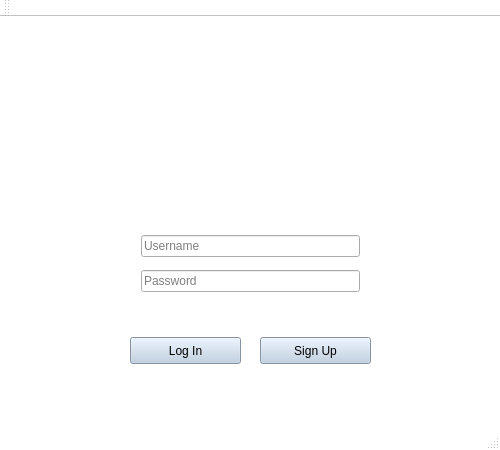
<?xml version="1.0" encoding="UTF-8"?>
<ui version="4.0">
 <class>MainWindow</class>
 <widget class="QMainWindow" name="MainWindow">
  <property name="geometry">
   <rect>
    <x>0</x>
    <y>0</y>
    <width>500</width>
    <height>450</height>
   </rect>
  </property>
  <property name="palette">
   <palette>
    <active>
     <colorrole role="WindowText">
      <brush brushstyle="SolidPattern">
       <color alpha="255">
        <red>0</red>
        <green>0</green>
        <blue>0</blue>
       </color>
      </brush>
     </colorrole>
     <colorrole role="Button">
      <brush brushstyle="SolidPattern">
       <color alpha="255">
        <red>255</red>
        <green>255</green>
        <blue>255</blue>
       </color>
      </brush>
     </colorrole>
     <colorrole role="Light">
      <brush brushstyle="SolidPattern">
       <color alpha="255">
        <red>255</red>
        <green>255</green>
        <blue>255</blue>
       </color>
      </brush>
     </colorrole>
     <colorrole role="Midlight">
      <brush brushstyle="SolidPattern">
       <color alpha="255">
        <red>255</red>
        <green>255</green>
        <blue>255</blue>
       </color>
      </brush>
     </colorrole>
     <colorrole role="Dark">
      <brush brushstyle="SolidPattern">
       <color alpha="255">
        <red>127</red>
        <green>127</green>
        <blue>127</blue>
       </color>
      </brush>
     </colorrole>
     <colorrole role="Mid">
      <brush brushstyle="SolidPattern">
       <color alpha="255">
        <red>170</red>
        <green>170</green>
        <blue>170</blue>
       </color>
      </brush>
     </colorrole>
     <colorrole role="Text">
      <brush brushstyle="SolidPattern">
       <color alpha="255">
        <red>0</red>
        <green>0</green>
        <blue>0</blue>
       </color>
      </brush>
     </colorrole>
     <colorrole role="BrightText">
      <brush brushstyle="SolidPattern">
       <color alpha="255">
        <red>255</red>
        <green>255</green>
        <blue>255</blue>
       </color>
      </brush>
     </colorrole>
     <colorrole role="ButtonText">
      <brush brushstyle="SolidPattern">
       <color alpha="255">
        <red>0</red>
        <green>0</green>
        <blue>0</blue>
       </color>
      </brush>
     </colorrole>
     <colorrole role="Base">
      <brush brushstyle="SolidPattern">
       <color alpha="255">
        <red>255</red>
        <green>255</green>
        <blue>255</blue>
       </color>
      </brush>
     </colorrole>
     <colorrole role="Window">
      <brush brushstyle="SolidPattern">
       <color alpha="255">
        <red>255</red>
        <green>255</green>
        <blue>255</blue>
       </color>
      </brush>
     </colorrole>
     <colorrole role="Shadow">
      <brush brushstyle="SolidPattern">
       <color alpha="255">
        <red>0</red>
        <green>0</green>
        <blue>0</blue>
       </color>
      </brush>
     </colorrole>
     <colorrole role="AlternateBase">
      <brush brushstyle="SolidPattern">
       <color alpha="255">
        <red>255</red>
        <green>255</green>
        <blue>255</blue>
       </color>
      </brush>
     </colorrole>
     <colorrole role="ToolTipBase">
      <brush brushstyle="SolidPattern">
       <color alpha="255">
        <red>255</red>
        <green>255</green>
        <blue>220</blue>
       </color>
      </brush>
     </colorrole>
     <colorrole role="ToolTipText">
      <brush brushstyle="SolidPattern">
       <color alpha="255">
        <red>0</red>
        <green>0</green>
        <blue>0</blue>
       </color>
      </brush>
     </colorrole>
    </active>
    <inactive>
     <colorrole role="WindowText">
      <brush brushstyle="SolidPattern">
       <color alpha="255">
        <red>0</red>
        <green>0</green>
        <blue>0</blue>
       </color>
      </brush>
     </colorrole>
     <colorrole role="Button">
      <brush brushstyle="SolidPattern">
       <color alpha="255">
        <red>255</red>
        <green>255</green>
        <blue>255</blue>
       </color>
      </brush>
     </colorrole>
     <colorrole role="Light">
      <brush brushstyle="SolidPattern">
       <color alpha="255">
        <red>255</red>
        <green>255</green>
        <blue>255</blue>
       </color>
      </brush>
     </colorrole>
     <colorrole role="Midlight">
      <brush brushstyle="SolidPattern">
       <color alpha="255">
        <red>255</red>
        <green>255</green>
        <blue>255</blue>
       </color>
      </brush>
     </colorrole>
     <colorrole role="Dark">
      <brush brushstyle="SolidPattern">
       <color alpha="255">
        <red>127</red>
        <green>127</green>
        <blue>127</blue>
       </color>
      </brush>
     </colorrole>
     <colorrole role="Mid">
      <brush brushstyle="SolidPattern">
       <color alpha="255">
        <red>170</red>
        <green>170</green>
        <blue>170</blue>
       </color>
      </brush>
     </colorrole>
     <colorrole role="Text">
      <brush brushstyle="SolidPattern">
       <color alpha="255">
        <red>0</red>
        <green>0</green>
        <blue>0</blue>
       </color>
      </brush>
     </colorrole>
     <colorrole role="BrightText">
      <brush brushstyle="SolidPattern">
       <color alpha="255">
        <red>255</red>
        <green>255</green>
        <blue>255</blue>
       </color>
      </brush>
     </colorrole>
     <colorrole role="ButtonText">
      <brush brushstyle="SolidPattern">
       <color alpha="255">
        <red>0</red>
        <green>0</green>
        <blue>0</blue>
       </color>
      </brush>
     </colorrole>
     <colorrole role="Base">
      <brush brushstyle="SolidPattern">
       <color alpha="255">
        <red>255</red>
        <green>255</green>
        <blue>255</blue>
       </color>
      </brush>
     </colorrole>
     <colorrole role="Window">
      <brush brushstyle="SolidPattern">
       <color alpha="255">
        <red>255</red>
        <green>255</green>
        <blue>255</blue>
       </color>
      </brush>
     </colorrole>
     <colorrole role="Shadow">
      <brush brushstyle="SolidPattern">
       <color alpha="255">
        <red>0</red>
        <green>0</green>
        <blue>0</blue>
       </color>
      </brush>
     </colorrole>
     <colorrole role="AlternateBase">
      <brush brushstyle="SolidPattern">
       <color alpha="255">
        <red>255</red>
        <green>255</green>
        <blue>255</blue>
       </color>
      </brush>
     </colorrole>
     <colorrole role="ToolTipBase">
      <brush brushstyle="SolidPattern">
       <color alpha="255">
        <red>255</red>
        <green>255</green>
        <blue>220</blue>
       </color>
      </brush>
     </colorrole>
     <colorrole role="ToolTipText">
      <brush brushstyle="SolidPattern">
       <color alpha="255">
        <red>0</red>
        <green>0</green>
        <blue>0</blue>
       </color>
      </brush>
     </colorrole>
    </inactive>
    <disabled>
     <colorrole role="WindowText">
      <brush brushstyle="SolidPattern">
       <color alpha="255">
        <red>127</red>
        <green>127</green>
        <blue>127</blue>
       </color>
      </brush>
     </colorrole>
     <colorrole role="Button">
      <brush brushstyle="SolidPattern">
       <color alpha="255">
        <red>255</red>
        <green>255</green>
        <blue>255</blue>
       </color>
      </brush>
     </colorrole>
     <colorrole role="Light">
      <brush brushstyle="SolidPattern">
       <color alpha="255">
        <red>255</red>
        <green>255</green>
        <blue>255</blue>
       </color>
      </brush>
     </colorrole>
     <colorrole role="Midlight">
      <brush brushstyle="SolidPattern">
       <color alpha="255">
        <red>255</red>
        <green>255</green>
        <blue>255</blue>
       </color>
      </brush>
     </colorrole>
     <colorrole role="Dark">
      <brush brushstyle="SolidPattern">
       <color alpha="255">
        <red>127</red>
        <green>127</green>
        <blue>127</blue>
       </color>
      </brush>
     </colorrole>
     <colorrole role="Mid">
      <brush brushstyle="SolidPattern">
       <color alpha="255">
        <red>170</red>
        <green>170</green>
        <blue>170</blue>
       </color>
      </brush>
     </colorrole>
     <colorrole role="Text">
      <brush brushstyle="SolidPattern">
       <color alpha="255">
        <red>127</red>
        <green>127</green>
        <blue>127</blue>
       </color>
      </brush>
     </colorrole>
     <colorrole role="BrightText">
      <brush brushstyle="SolidPattern">
       <color alpha="255">
        <red>255</red>
        <green>255</green>
        <blue>255</blue>
       </color>
      </brush>
     </colorrole>
     <colorrole role="ButtonText">
      <brush brushstyle="SolidPattern">
       <color alpha="255">
        <red>127</red>
        <green>127</green>
        <blue>127</blue>
       </color>
      </brush>
     </colorrole>
     <colorrole role="Base">
      <brush brushstyle="SolidPattern">
       <color alpha="255">
        <red>255</red>
        <green>255</green>
        <blue>255</blue>
       </color>
      </brush>
     </colorrole>
     <colorrole role="Window">
      <brush brushstyle="SolidPattern">
       <color alpha="255">
        <red>255</red>
        <green>255</green>
        <blue>255</blue>
       </color>
      </brush>
     </colorrole>
     <colorrole role="Shadow">
      <brush brushstyle="SolidPattern">
       <color alpha="255">
        <red>0</red>
        <green>0</green>
        <blue>0</blue>
       </color>
      </brush>
     </colorrole>
     <colorrole role="AlternateBase">
      <brush brushstyle="SolidPattern">
       <color alpha="255">
        <red>255</red>
        <green>255</green>
        <blue>255</blue>
       </color>
      </brush>
     </colorrole>
     <colorrole role="ToolTipBase">
      <brush brushstyle="SolidPattern">
       <color alpha="255">
        <red>255</red>
        <green>255</green>
        <blue>220</blue>
       </color>
      </brush>
     </colorrole>
     <colorrole role="ToolTipText">
      <brush brushstyle="SolidPattern">
       <color alpha="255">
        <red>0</red>
        <green>0</green>
        <blue>0</blue>
       </color>
      </brush>
     </colorrole>
    </disabled>
   </palette>
  </property>
  <property name="windowTitle">
   <string>Login</string>
  </property>
  <widget class="QWidget" name="centralWidget">
   <widget class="QLabel" name="pictureLogo">
    <property name="geometry">
     <rect>
      <x>60</x>
      <y>90</y>
      <width>373</width>
      <height>63</height>
     </rect>
    </property>
    <property name="lineWidth">
     <number>0</number>
    </property>
    <property name="text">
     <string/>
    </property>
    <property name="alignment">
     <set>Qt::AlignCenter</set>
    </property>
   </widget>
   <widget class="QWidget" name="layoutWidget">
    <property name="geometry">
     <rect>
      <x>0</x>
      <y>0</y>
      <width>2</width>
      <height>2</height>
     </rect>
    </property>
    <layout class="QHBoxLayout" name="horizontalLayout"/>
   </widget>
   <widget class="QWidget" name="layoutWidget">
    <property name="geometry">
     <rect>
      <x>130</x>
      <y>200</y>
      <width>241</width>
      <height>95</height>
     </rect>
    </property>
    <layout class="QVBoxLayout" name="LayoutLogin">
     <item>
      <widget class="QLineEdit" name="lineEditUser">
       <property name="styleSheet">
        <string notr="true">selection-background-color: rgb(56, 151, 255);
</string>
       </property>
       <property name="placeholderText">
        <string>Username</string>
       </property>
      </widget>
     </item>
     <item>
      <widget class="QLineEdit" name="lineEditPassword">
       <property name="styleSheet">
        <string notr="true">selection-background-color: rgb(56, 151, 255);</string>
       </property>
       <property name="inputMask">
        <string/>
       </property>
       <property name="echoMode">
        <enum>QLineEdit::Password</enum>
       </property>
       <property name="placeholderText">
        <string>Password</string>
       </property>
      </widget>
     </item>
    </layout>
   </widget>
   <widget class="QPushButton" name="buttonLogin">
    <property name="geometry">
     <rect>
      <x>130</x>
      <y>320</y>
      <width>111</width>
      <height>27</height>
     </rect>
    </property>
    <property name="palette">
     <palette>
      <active>
       <colorrole role="WindowText">
        <brush brushstyle="SolidPattern">
         <color alpha="255">
          <red>0</red>
          <green>0</green>
          <blue>0</blue>
         </color>
        </brush>
       </colorrole>
       <colorrole role="Button">
        <brush brushstyle="SolidPattern">
         <color alpha="255">
          <red>187</red>
          <green>205</green>
          <blue>225</blue>
         </color>
        </brush>
       </colorrole>
       <colorrole role="Light">
        <brush brushstyle="SolidPattern">
         <color alpha="255">
          <red>255</red>
          <green>255</green>
          <blue>255</blue>
         </color>
        </brush>
       </colorrole>
       <colorrole role="Midlight">
        <brush brushstyle="SolidPattern">
         <color alpha="255">
          <red>255</red>
          <green>255</green>
          <blue>255</blue>
         </color>
        </brush>
       </colorrole>
       <colorrole role="Dark">
        <brush brushstyle="SolidPattern">
         <color alpha="255">
          <red>127</red>
          <green>127</green>
          <blue>127</blue>
         </color>
        </brush>
       </colorrole>
       <colorrole role="Mid">
        <brush brushstyle="SolidPattern">
         <color alpha="255">
          <red>170</red>
          <green>170</green>
          <blue>170</blue>
         </color>
        </brush>
       </colorrole>
       <colorrole role="Text">
        <brush brushstyle="SolidPattern">
         <color alpha="255">
          <red>0</red>
          <green>0</green>
          <blue>0</blue>
         </color>
        </brush>
       </colorrole>
       <colorrole role="BrightText">
        <brush brushstyle="SolidPattern">
         <color alpha="255">
          <red>255</red>
          <green>255</green>
          <blue>255</blue>
         </color>
        </brush>
       </colorrole>
       <colorrole role="ButtonText">
        <brush brushstyle="SolidPattern">
         <color alpha="255">
          <red>0</red>
          <green>0</green>
          <blue>0</blue>
         </color>
        </brush>
       </colorrole>
       <colorrole role="Base">
        <brush brushstyle="SolidPattern">
         <color alpha="255">
          <red>187</red>
          <green>205</green>
          <blue>225</blue>
         </color>
        </brush>
       </colorrole>
       <colorrole role="Window">
        <brush brushstyle="SolidPattern">
         <color alpha="255">
          <red>187</red>
          <green>205</green>
          <blue>225</blue>
         </color>
        </brush>
       </colorrole>
       <colorrole role="Shadow">
        <brush brushstyle="SolidPattern">
         <color alpha="255">
          <red>0</red>
          <green>0</green>
          <blue>0</blue>
         </color>
        </brush>
       </colorrole>
       <colorrole role="AlternateBase">
        <brush brushstyle="SolidPattern">
         <color alpha="255">
          <red>255</red>
          <green>255</green>
          <blue>255</blue>
         </color>
        </brush>
       </colorrole>
       <colorrole role="ToolTipBase">
        <brush brushstyle="SolidPattern">
         <color alpha="255">
          <red>255</red>
          <green>255</green>
          <blue>220</blue>
         </color>
        </brush>
       </colorrole>
       <colorrole role="ToolTipText">
        <brush brushstyle="SolidPattern">
         <color alpha="255">
          <red>0</red>
          <green>0</green>
          <blue>0</blue>
         </color>
        </brush>
       </colorrole>
      </active>
      <inactive>
       <colorrole role="WindowText">
        <brush brushstyle="SolidPattern">
         <color alpha="255">
          <red>0</red>
          <green>0</green>
          <blue>0</blue>
         </color>
        </brush>
       </colorrole>
       <colorrole role="Button">
        <brush brushstyle="SolidPattern">
         <color alpha="255">
          <red>187</red>
          <green>205</green>
          <blue>225</blue>
         </color>
        </brush>
       </colorrole>
       <colorrole role="Light">
        <brush brushstyle="SolidPattern">
         <color alpha="255">
          <red>255</red>
          <green>255</green>
          <blue>255</blue>
         </color>
        </brush>
       </colorrole>
       <colorrole role="Midlight">
        <brush brushstyle="SolidPattern">
         <color alpha="255">
          <red>255</red>
          <green>255</green>
          <blue>255</blue>
         </color>
        </brush>
       </colorrole>
       <colorrole role="Dark">
        <brush brushstyle="SolidPattern">
         <color alpha="255">
          <red>127</red>
          <green>127</green>
          <blue>127</blue>
         </color>
        </brush>
       </colorrole>
       <colorrole role="Mid">
        <brush brushstyle="SolidPattern">
         <color alpha="255">
          <red>170</red>
          <green>170</green>
          <blue>170</blue>
         </color>
        </brush>
       </colorrole>
       <colorrole role="Text">
        <brush brushstyle="SolidPattern">
         <color alpha="255">
          <red>0</red>
          <green>0</green>
          <blue>0</blue>
         </color>
        </brush>
       </colorrole>
       <colorrole role="BrightText">
        <brush brushstyle="SolidPattern">
         <color alpha="255">
          <red>255</red>
          <green>255</green>
          <blue>255</blue>
         </color>
        </brush>
       </colorrole>
       <colorrole role="ButtonText">
        <brush brushstyle="SolidPattern">
         <color alpha="255">
          <red>0</red>
          <green>0</green>
          <blue>0</blue>
         </color>
        </brush>
       </colorrole>
       <colorrole role="Base">
        <brush brushstyle="SolidPattern">
         <color alpha="255">
          <red>187</red>
          <green>205</green>
          <blue>225</blue>
         </color>
        </brush>
       </colorrole>
       <colorrole role="Window">
        <brush brushstyle="SolidPattern">
         <color alpha="255">
          <red>187</red>
          <green>205</green>
          <blue>225</blue>
         </color>
        </brush>
       </colorrole>
       <colorrole role="Shadow">
        <brush brushstyle="SolidPattern">
         <color alpha="255">
          <red>0</red>
          <green>0</green>
          <blue>0</blue>
         </color>
        </brush>
       </colorrole>
       <colorrole role="AlternateBase">
        <brush brushstyle="SolidPattern">
         <color alpha="255">
          <red>255</red>
          <green>255</green>
          <blue>255</blue>
         </color>
        </brush>
       </colorrole>
       <colorrole role="ToolTipBase">
        <brush brushstyle="SolidPattern">
         <color alpha="255">
          <red>255</red>
          <green>255</green>
          <blue>220</blue>
         </color>
        </brush>
       </colorrole>
       <colorrole role="ToolTipText">
        <brush brushstyle="SolidPattern">
         <color alpha="255">
          <red>0</red>
          <green>0</green>
          <blue>0</blue>
         </color>
        </brush>
       </colorrole>
      </inactive>
      <disabled>
       <colorrole role="WindowText">
        <brush brushstyle="SolidPattern">
         <color alpha="255">
          <red>127</red>
          <green>127</green>
          <blue>127</blue>
         </color>
        </brush>
       </colorrole>
       <colorrole role="Button">
        <brush brushstyle="SolidPattern">
         <color alpha="255">
          <red>187</red>
          <green>205</green>
          <blue>225</blue>
         </color>
        </brush>
       </colorrole>
       <colorrole role="Light">
        <brush brushstyle="SolidPattern">
         <color alpha="255">
          <red>255</red>
          <green>255</green>
          <blue>255</blue>
         </color>
        </brush>
       </colorrole>
       <colorrole role="Midlight">
        <brush brushstyle="SolidPattern">
         <color alpha="255">
          <red>255</red>
          <green>255</green>
          <blue>255</blue>
         </color>
        </brush>
       </colorrole>
       <colorrole role="Dark">
        <brush brushstyle="SolidPattern">
         <color alpha="255">
          <red>127</red>
          <green>127</green>
          <blue>127</blue>
         </color>
        </brush>
       </colorrole>
       <colorrole role="Mid">
        <brush brushstyle="SolidPattern">
         <color alpha="255">
          <red>170</red>
          <green>170</green>
          <blue>170</blue>
         </color>
        </brush>
       </colorrole>
       <colorrole role="Text">
        <brush brushstyle="SolidPattern">
         <color alpha="255">
          <red>127</red>
          <green>127</green>
          <blue>127</blue>
         </color>
        </brush>
       </colorrole>
       <colorrole role="BrightText">
        <brush brushstyle="SolidPattern">
         <color alpha="255">
          <red>255</red>
          <green>255</green>
          <blue>255</blue>
         </color>
        </brush>
       </colorrole>
       <colorrole role="ButtonText">
        <brush brushstyle="SolidPattern">
         <color alpha="255">
          <red>127</red>
          <green>127</green>
          <blue>127</blue>
         </color>
        </brush>
       </colorrole>
       <colorrole role="Base">
        <brush brushstyle="SolidPattern">
         <color alpha="255">
          <red>187</red>
          <green>205</green>
          <blue>225</blue>
         </color>
        </brush>
       </colorrole>
       <colorrole role="Window">
        <brush brushstyle="SolidPattern">
         <color alpha="255">
          <red>187</red>
          <green>205</green>
          <blue>225</blue>
         </color>
        </brush>
       </colorrole>
       <colorrole role="Shadow">
        <brush brushstyle="SolidPattern">
         <color alpha="255">
          <red>0</red>
          <green>0</green>
          <blue>0</blue>
         </color>
        </brush>
       </colorrole>
       <colorrole role="AlternateBase">
        <brush brushstyle="SolidPattern">
         <color alpha="255">
          <red>255</red>
          <green>255</green>
          <blue>255</blue>
         </color>
        </brush>
       </colorrole>
       <colorrole role="ToolTipBase">
        <brush brushstyle="SolidPattern">
         <color alpha="255">
          <red>255</red>
          <green>255</green>
          <blue>220</blue>
         </color>
        </brush>
       </colorrole>
       <colorrole role="ToolTipText">
        <brush brushstyle="SolidPattern">
         <color alpha="255">
          <red>0</red>
          <green>0</green>
          <blue>0</blue>
         </color>
        </brush>
       </colorrole>
      </disabled>
     </palette>
    </property>
    <property name="styleSheet">
     <string notr="true">background-color: rgb(187, 205, 225);</string>
    </property>
    <property name="text">
     <string>Log In</string>
    </property>
   </widget>
   <widget class="QPushButton" name="buttonSignUp">
    <property name="geometry">
     <rect>
      <x>260</x>
      <y>320</y>
      <width>111</width>
      <height>27</height>
     </rect>
    </property>
    <property name="palette">
     <palette>
      <active>
       <colorrole role="WindowText">
        <brush brushstyle="SolidPattern">
         <color alpha="255">
          <red>0</red>
          <green>0</green>
          <blue>0</blue>
         </color>
        </brush>
       </colorrole>
       <colorrole role="Button">
        <brush brushstyle="SolidPattern">
         <color alpha="255">
          <red>187</red>
          <green>205</green>
          <blue>225</blue>
         </color>
        </brush>
       </colorrole>
       <colorrole role="Light">
        <brush brushstyle="SolidPattern">
         <color alpha="255">
          <red>255</red>
          <green>255</green>
          <blue>255</blue>
         </color>
        </brush>
       </colorrole>
       <colorrole role="Midlight">
        <brush brushstyle="SolidPattern">
         <color alpha="255">
          <red>255</red>
          <green>255</green>
          <blue>255</blue>
         </color>
        </brush>
       </colorrole>
       <colorrole role="Dark">
        <brush brushstyle="SolidPattern">
         <color alpha="255">
          <red>127</red>
          <green>127</green>
          <blue>127</blue>
         </color>
        </brush>
       </colorrole>
       <colorrole role="Mid">
        <brush brushstyle="SolidPattern">
         <color alpha="255">
          <red>170</red>
          <green>170</green>
          <blue>170</blue>
         </color>
        </brush>
       </colorrole>
       <colorrole role="Text">
        <brush brushstyle="SolidPattern">
         <color alpha="255">
          <red>0</red>
          <green>0</green>
          <blue>0</blue>
         </color>
        </brush>
       </colorrole>
       <colorrole role="BrightText">
        <brush brushstyle="SolidPattern">
         <color alpha="255">
          <red>255</red>
          <green>255</green>
          <blue>255</blue>
         </color>
        </brush>
       </colorrole>
       <colorrole role="ButtonText">
        <brush brushstyle="SolidPattern">
         <color alpha="255">
          <red>0</red>
          <green>0</green>
          <blue>0</blue>
         </color>
        </brush>
       </colorrole>
       <colorrole role="Base">
        <brush brushstyle="SolidPattern">
         <color alpha="255">
          <red>187</red>
          <green>205</green>
          <blue>225</blue>
         </color>
        </brush>
       </colorrole>
       <colorrole role="Window">
        <brush brushstyle="SolidPattern">
         <color alpha="255">
          <red>187</red>
          <green>205</green>
          <blue>225</blue>
         </color>
        </brush>
       </colorrole>
       <colorrole role="Shadow">
        <brush brushstyle="SolidPattern">
         <color alpha="255">
          <red>0</red>
          <green>0</green>
          <blue>0</blue>
         </color>
        </brush>
       </colorrole>
       <colorrole role="AlternateBase">
        <brush brushstyle="SolidPattern">
         <color alpha="255">
          <red>255</red>
          <green>255</green>
          <blue>255</blue>
         </color>
        </brush>
       </colorrole>
       <colorrole role="ToolTipBase">
        <brush brushstyle="SolidPattern">
         <color alpha="255">
          <red>255</red>
          <green>255</green>
          <blue>220</blue>
         </color>
        </brush>
       </colorrole>
       <colorrole role="ToolTipText">
        <brush brushstyle="SolidPattern">
         <color alpha="255">
          <red>0</red>
          <green>0</green>
          <blue>0</blue>
         </color>
        </brush>
       </colorrole>
      </active>
      <inactive>
       <colorrole role="WindowText">
        <brush brushstyle="SolidPattern">
         <color alpha="255">
          <red>0</red>
          <green>0</green>
          <blue>0</blue>
         </color>
        </brush>
       </colorrole>
       <colorrole role="Button">
        <brush brushstyle="SolidPattern">
         <color alpha="255">
          <red>187</red>
          <green>205</green>
          <blue>225</blue>
         </color>
        </brush>
       </colorrole>
       <colorrole role="Light">
        <brush brushstyle="SolidPattern">
         <color alpha="255">
          <red>255</red>
          <green>255</green>
          <blue>255</blue>
         </color>
        </brush>
       </colorrole>
       <colorrole role="Midlight">
        <brush brushstyle="SolidPattern">
         <color alpha="255">
          <red>255</red>
          <green>255</green>
          <blue>255</blue>
         </color>
        </brush>
       </colorrole>
       <colorrole role="Dark">
        <brush brushstyle="SolidPattern">
         <color alpha="255">
          <red>127</red>
          <green>127</green>
          <blue>127</blue>
         </color>
        </brush>
       </colorrole>
       <colorrole role="Mid">
        <brush brushstyle="SolidPattern">
         <color alpha="255">
          <red>170</red>
          <green>170</green>
          <blue>170</blue>
         </color>
        </brush>
       </colorrole>
       <colorrole role="Text">
        <brush brushstyle="SolidPattern">
         <color alpha="255">
          <red>0</red>
          <green>0</green>
          <blue>0</blue>
         </color>
        </brush>
       </colorrole>
       <colorrole role="BrightText">
        <brush brushstyle="SolidPattern">
         <color alpha="255">
          <red>255</red>
          <green>255</green>
          <blue>255</blue>
         </color>
        </brush>
       </colorrole>
       <colorrole role="ButtonText">
        <brush brushstyle="SolidPattern">
         <color alpha="255">
          <red>0</red>
          <green>0</green>
          <blue>0</blue>
         </color>
        </brush>
       </colorrole>
       <colorrole role="Base">
        <brush brushstyle="SolidPattern">
         <color alpha="255">
          <red>187</red>
          <green>205</green>
          <blue>225</blue>
         </color>
        </brush>
       </colorrole>
       <colorrole role="Window">
        <brush brushstyle="SolidPattern">
         <color alpha="255">
          <red>187</red>
          <green>205</green>
          <blue>225</blue>
         </color>
        </brush>
       </colorrole>
       <colorrole role="Shadow">
        <brush brushstyle="SolidPattern">
         <color alpha="255">
          <red>0</red>
          <green>0</green>
          <blue>0</blue>
         </color>
        </brush>
       </colorrole>
       <colorrole role="AlternateBase">
        <brush brushstyle="SolidPattern">
         <color alpha="255">
          <red>255</red>
          <green>255</green>
          <blue>255</blue>
         </color>
        </brush>
       </colorrole>
       <colorrole role="ToolTipBase">
        <brush brushstyle="SolidPattern">
         <color alpha="255">
          <red>255</red>
          <green>255</green>
          <blue>220</blue>
         </color>
        </brush>
       </colorrole>
       <colorrole role="ToolTipText">
        <brush brushstyle="SolidPattern">
         <color alpha="255">
          <red>0</red>
          <green>0</green>
          <blue>0</blue>
         </color>
        </brush>
       </colorrole>
      </inactive>
      <disabled>
       <colorrole role="WindowText">
        <brush brushstyle="SolidPattern">
         <color alpha="255">
          <red>127</red>
          <green>127</green>
          <blue>127</blue>
         </color>
        </brush>
       </colorrole>
       <colorrole role="Button">
        <brush brushstyle="SolidPattern">
         <color alpha="255">
          <red>187</red>
          <green>205</green>
          <blue>225</blue>
         </color>
        </brush>
       </colorrole>
       <colorrole role="Light">
        <brush brushstyle="SolidPattern">
         <color alpha="255">
          <red>255</red>
          <green>255</green>
          <blue>255</blue>
         </color>
        </brush>
       </colorrole>
       <colorrole role="Midlight">
        <brush brushstyle="SolidPattern">
         <color alpha="255">
          <red>255</red>
          <green>255</green>
          <blue>255</blue>
         </color>
        </brush>
       </colorrole>
       <colorrole role="Dark">
        <brush brushstyle="SolidPattern">
         <color alpha="255">
          <red>127</red>
          <green>127</green>
          <blue>127</blue>
         </color>
        </brush>
       </colorrole>
       <colorrole role="Mid">
        <brush brushstyle="SolidPattern">
         <color alpha="255">
          <red>170</red>
          <green>170</green>
          <blue>170</blue>
         </color>
        </brush>
       </colorrole>
       <colorrole role="Text">
        <brush brushstyle="SolidPattern">
         <color alpha="255">
          <red>127</red>
          <green>127</green>
          <blue>127</blue>
         </color>
        </brush>
       </colorrole>
       <colorrole role="BrightText">
        <brush brushstyle="SolidPattern">
         <color alpha="255">
          <red>255</red>
          <green>255</green>
          <blue>255</blue>
         </color>
        </brush>
       </colorrole>
       <colorrole role="ButtonText">
        <brush brushstyle="SolidPattern">
         <color alpha="255">
          <red>127</red>
          <green>127</green>
          <blue>127</blue>
         </color>
        </brush>
       </colorrole>
       <colorrole role="Base">
        <brush brushstyle="SolidPattern">
         <color alpha="255">
          <red>187</red>
          <green>205</green>
          <blue>225</blue>
         </color>
        </brush>
       </colorrole>
       <colorrole role="Window">
        <brush brushstyle="SolidPattern">
         <color alpha="255">
          <red>187</red>
          <green>205</green>
          <blue>225</blue>
         </color>
        </brush>
       </colorrole>
       <colorrole role="Shadow">
        <brush brushstyle="SolidPattern">
         <color alpha="255">
          <red>0</red>
          <green>0</green>
          <blue>0</blue>
         </color>
        </brush>
       </colorrole>
       <colorrole role="AlternateBase">
        <brush brushstyle="SolidPattern">
         <color alpha="255">
          <red>255</red>
          <green>255</green>
          <blue>255</blue>
         </color>
        </brush>
       </colorrole>
       <colorrole role="ToolTipBase">
        <brush brushstyle="SolidPattern">
         <color alpha="255">
          <red>255</red>
          <green>255</green>
          <blue>220</blue>
         </color>
        </brush>
       </colorrole>
       <colorrole role="ToolTipText">
        <brush brushstyle="SolidPattern">
         <color alpha="255">
          <red>0</red>
          <green>0</green>
          <blue>0</blue>
         </color>
        </brush>
       </colorrole>
      </disabled>
     </palette>
    </property>
    <property name="styleSheet">
     <string notr="true">background-color: rgb(187, 205, 225);</string>
    </property>
    <property name="text">
     <string>Sign Up</string>
    </property>
   </widget>
  </widget>
  <widget class="QMenuBar" name="menuBar">
   <property name="geometry">
    <rect>
     <x>0</x>
     <y>0</y>
     <width>500</width>
     <height>22</height>
    </rect>
   </property>
  </widget>
  <widget class="QToolBar" name="mainToolBar">
   <attribute name="toolBarArea">
    <enum>TopToolBarArea</enum>
   </attribute>
   <attribute name="toolBarBreak">
    <bool>false</bool>
   </attribute>
  </widget>
  <widget class="QStatusBar" name="statusBar"/>
 </widget>
 <layoutdefault spacing="6" margin="11"/>
 <resources/>
 <connections/>
</ui>
